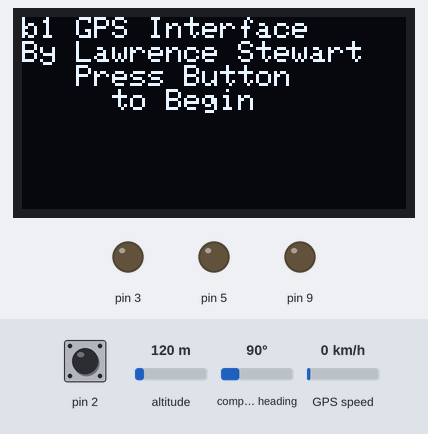
Bench run of a program on a simulated Arduino Uno, built with avr-gcc and run on an emulated ATmega328P. Parts: 128×64 one-colour display, output pins drawn as LEDs (lit = HIGH). The test bench sets the inputs (shaded band); at power-on: pin 2 HIGH, GPS speed 0 km/h, altitude 120 m, compass heading 90°. The GPS gets a fix after 3 s at 37.7749, -122.4194 with 8 satellites.

Above: at 1.2 s.
1.3 s: pin 2 pulled LOW for 1 s
At 3.1 s:
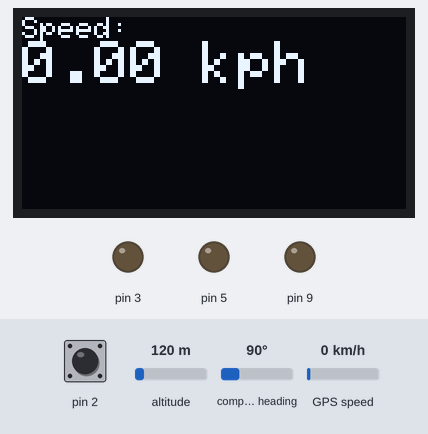
3.8 s: GPS speed set to 2 km/h
At 5.0 s:
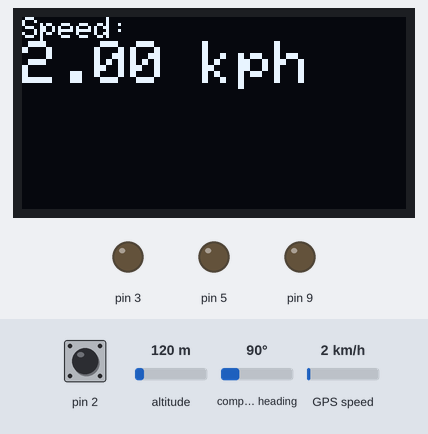
5.8 s: pin 2 pulled LOW for 0.15 s
At 6.6 s:
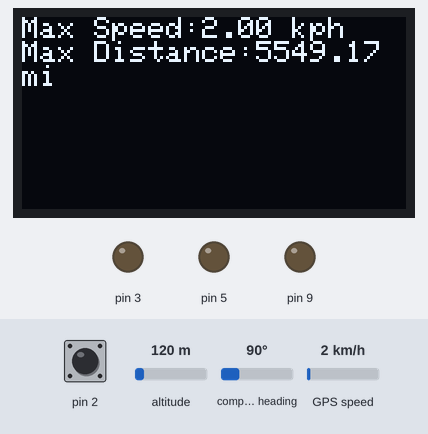
Timing chart, 0 to 8.8 s (numbered marks = the images above; inputs shaded):
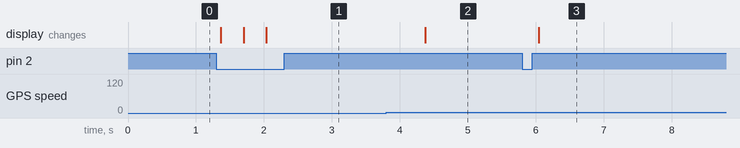

Measured:
- after the input at 1.3 s, the display: first changes after 0.07 s (image 1 shows a later state)
- after the input at 3.8 s, the display: changes after 0.57 s (image 2)
- after the input at 5.8 s, the display: changes after 0.25 s (image 3)

The program:

main.cpp
```cpp
 // Software for a prototype GPS device
// An Arduino Experiment
// by Lawrence Stewart

// Arduino Connection Layout:
// digital pin 0 :
// digital pin 1 :
// digital pin 2 : Button 1
// digital pin 3 : led blue
// digital pin 4 :
// digital pin 5 : led red
// digital pin 6 : Tx Software Serial GPS
// digital pin 7 : Rx Software Serial GPS
// digital pin 8 :
// digital pin 9 : led green
// digital pin 10 :
// digital pin 11 :
// digital pin 12 :
// digital pin 13 :
// analog pin 0 : potentiometer
// analog pin 1 :
// analog pin 2 :
// analog pin 3 :
// analog pin 4 : I2C SDA oled display
// analog pin 5 : I2C SCL oled display


#include <Arduino.h>
#include <TinyGPS++.h>
#include <SoftwareSerial.h>
#include <SPI.h>
#include <Wire.h>
#include <Adafruit_GFX.h>
#include <Adafruit_SSD1306.h>
#include <les_rgb_led.h>
#include <les_button_v2.h>
#include <les_pot.h>
#include <les_Autopilot.h>

// declare functions:
void show_logo();
void displayDistance();
void displayLocation();
void displayMax();
void displaySpeed();

//instantiate breadboard objects
les_rgb_led rgbLED(100);
les_button_v2 button1(2, 350, 5);
les_pot pot1(69);

//oled_display object
#define OLED_RESET 12
Adafruit_SSD1306 les_screen(OLED_RESET);

//gps object
static const int RXPin = 7, TXPin = 6;
static const uint32_t GPSBaud = 9600;
static const double HOME_LAT = 39.454233, HOME_LON = -77.384811;
static const double WPT1_LAT = 39.177565, WPT1_LON = -77.267031;
TinyGPSPlus gps;

//software serial object
SoftwareSerial ss(RXPin, TXPin);

// Autopilot (logic) object
les_Autopilot autopilot1 (7);

// program logic variables
double distanceToHome = 0.0;
double distanceMiles = 0.0;
double max_distance = 0.0;
float max_speed = 0.0;
float cur_speed = 0.0;
unsigned long currentMillis = millis();
unsigned long last_update = 0;
bool update_screen = false;


//  /////////////  SETUP  ////////////////////
void setup()
{
  ss.begin(GPSBaud);
  les_screen.begin(SSD1306_SWITCHCAPVCC, 0x3C);
  rgbLED.Setup();
  button1.Setup();
  pot1.Setup();
  autopilot1.Setup();
  show_logo();
}

//   ///////////////// MAIN PROGRAM LOOP
void loop()
{
  // setup timer to only update display every 333 ms
  update_screen = false;
  currentMillis = millis();
  if (currentMillis - last_update > 333){
    last_update = currentMillis;
    update_screen = true;
    }
  // update objects
  button1.Update();
  rgbLED.Update();
  autopilot1.Update();

  // check need for this while
  while (ss.available() > 0){
    // if we have a new gps datum vector?
    if (gps.encode(ss.read())){

      // calculate dist from waypoint 0
      distanceToHome = TinyGPSPlus::distanceBetween(
      gps.location.lat(),
      gps.location.lng(),
      HOME_LAT,
      HOME_LON);

      // convert meters to miles
      distanceMiles = distanceToHome / 1609.344;

      // check for new max distance
      if (distanceMiles > max_distance) max_distance = distanceMiles;

      // get speed
      cur_speed = gps.speed.kmph();
      // check for new high speed
      if (cur_speed > max_speed) max_speed = cur_speed;

    }

  }
 // outside serial read while() loop
 if (update_screen){
        if (button1.state_flag == 1) displayLocation();
        if (button1.state_flag == 2) displayDistance();
        if (button1.state_flag == 3) displaySpeed();
        if (button1.state_flag == 4) displayMax();
  }
} // ////////////////  END MAIN PROGRAM LOOP


 void displayDistance()
{
    les_screen.clearDisplay();
    les_screen.setCursor(0,0);
    les_screen.setTextSize(1);

    double courseToHome =
    TinyGPSPlus::courseTo(
      gps.location.lat(),
      gps.location.lng(),
      HOME_LAT,
      HOME_LON);


    if (distanceToHome < 200 ){
      les_screen.println("Distance to Home:");
      les_screen.print(distanceToHome, 0);
      les_screen.println(" meters");
    }
    else{
      les_screen.println("Distance to Home:");
      les_screen.print(distanceMiles, 2);
      les_screen.println(" miles");
    }

    les_screen.print("Course: ");
    les_screen.println(courseToHome, 1);
    les_screen.display();
} // END displayDistance() FUNCTION


void displayLocation()
{
    les_screen.clearDisplay();
    les_screen.setCursor(0,0);
    les_screen.setTextSize(1);
    les_screen.println("Location:");
    les_screen.print("Lat:  ");
    les_screen.println(gps.location.lat(),3);
    les_screen.print("Long: ");
    les_screen.println(gps.location.lng(), 3);
    les_screen.display();

} // END displayLocation() FUNCTION

void displaySpeed()
{
    les_screen.clearDisplay();
    les_screen.setCursor(0,0);
    les_screen.setTextSize(1);
    les_screen.println("Speed:");
    les_screen.setTextSize(2);
    les_screen.print(cur_speed, 2);
    les_screen.print(" kph");
    les_screen.display();
} // END displaySpeed() FUNCTION

void displayMax()
{
    les_screen.clearDisplay();
    les_screen.setCursor(0,0);
    les_screen.setTextSize(1);
    les_screen.print("Max Speed:");
    les_screen.print(max_speed, 2);
    les_screen.println(" kph");
    les_screen.print("Max Distance:");
    les_screen.print(max_distance, 2);
    les_screen.println(" mi");
    les_screen.display();
} // END displayMax() FUNCTION


void show_logo(){
  les_screen.clearDisplay();
  les_screen.setTextSize(1);
  les_screen.setTextColor(WHITE);
  les_screen.setCursor(0,0);
  les_screen.println("b1 GPS Interface");
  les_screen.println("By Lawrence Stewart");
  les_screen.println("   Press Button");
  les_screen.println("     to Begin");
  les_screen.display();
}


// END PROGRAM
```
